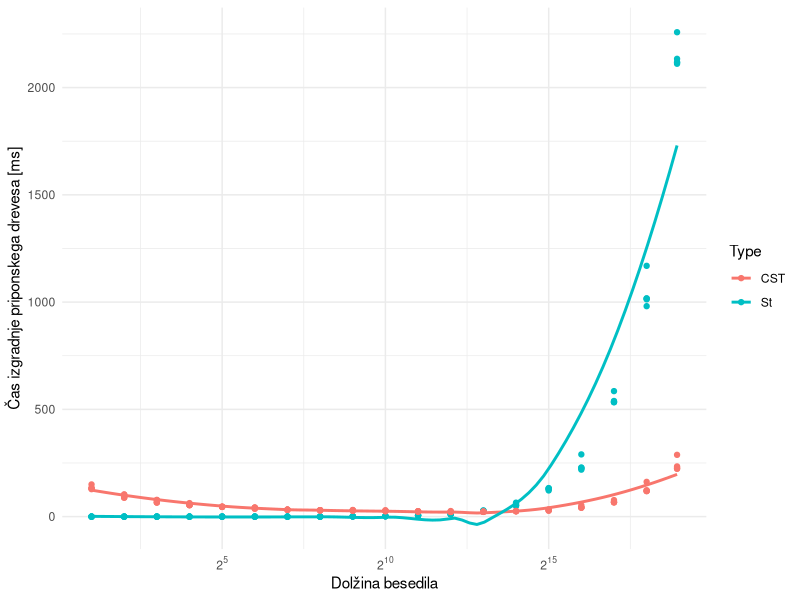
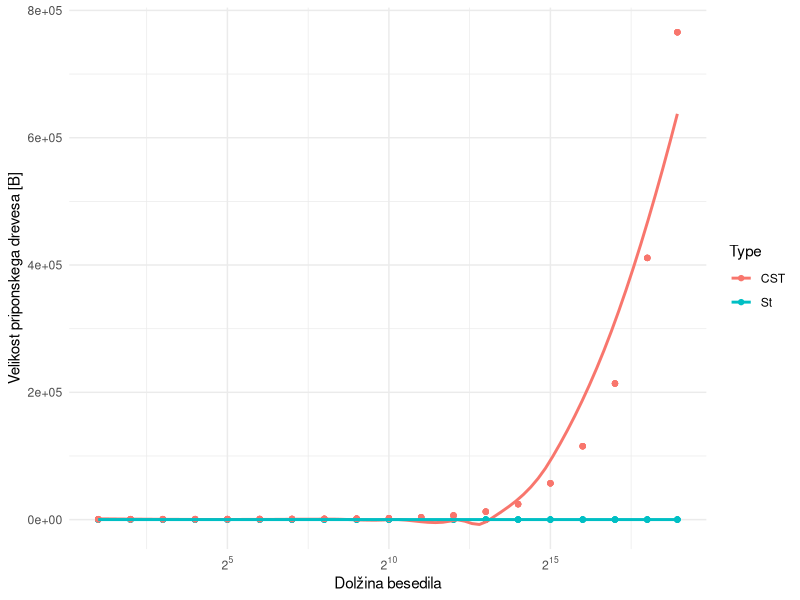

The R script that drew these images, in order:
library(tidyverse)
library(scales)
data<- read.csv("rez.csv")
data %>% ggplot()+
  aes(x=sizeRun,y=Time,color=Type)+
  geom_point()+
  geom_smooth(se=F)+
  theme_minimal()+
  scale_x_continuous(trans = log2_trans(), breaks = trans_breaks("log2", function(x) 2^x),
                     labels = trans_format("log2", math_format(2^.x)))+
  labs(y="Čas izgradnje priponskega drevesa [ms]",x="Dolžina besedila")

data %>% ggplot()+
  aes(x=sizeRun,y=SizeInBytes,color=Type)+
  geom_point()+
  geom_smooth(se=F)+
  theme_minimal()+
  scale_x_continuous(trans = log2_trans(), breaks = trans_breaks("log2", function(x) 2^x),
                     labels = trans_format("log2", math_format(2^.x)))+
  labs(y="Velikost priponskega drevesa [B]",x="Dolžina besedila")
